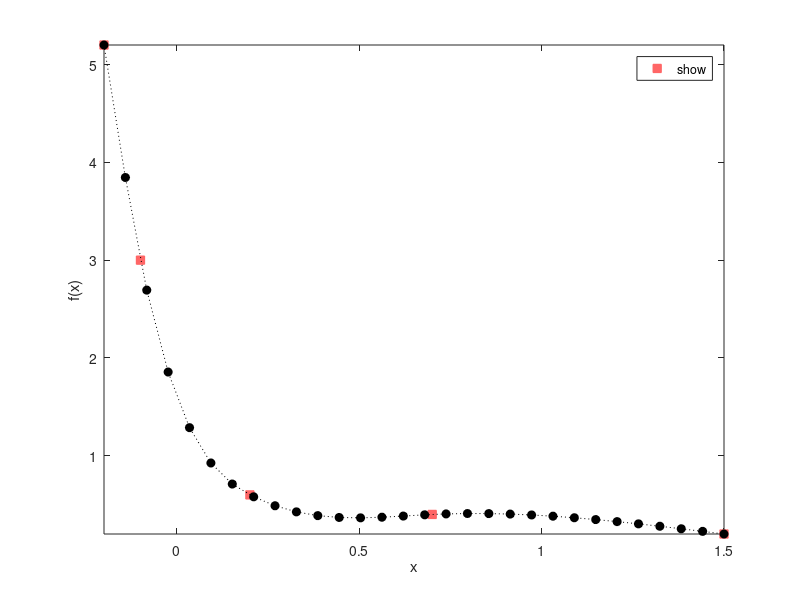

MATLAB code for this plot:
% Code 3-4a | Lagrange Spline
clc; clear; close all
k = 3;                            %order of Spline 1,2,3
X = [-0.2, -0.1, 0.2, 0.7, 1.5];  %data points
F = [5.2, 3, 0.6, 0.4, 0.2].';    %data points
Xi = linspace(X(1),X(end),30);    %interpolation points
%Method_________________________________________________________________
n = numel(X);
if k == 1
    B = speye(n); U = B;             %for the unity of the code
elseif k == 2
    I = 2:n;                I = I([1;1],:);         I = [1;I(:)];
    J = bsxfun(@plus,[0;1],1:n-1);                  J = [1;J(:)];
    B = X(1:n-1)-X(2:n);    B = B([1;1],:);         B = [1;B(:)];
    U = [2;-2];             U = U(:,ones(1,n-1));   U = [0;U(:)];
    B = sparse(I,J,B,n,n);
    U = sparse(I,J,U,n,n);
elseif k == 3
    I = 2:n-1;              I = I([1;1;1],:);       I = [1;I(:);n];
    J = bsxfun(@plus,[0;1;2],1:n-2);                J = [1;J(:);n];
    B1 = X(1:n-2)-X(2:n-1);
    B3 = X(2:n-1)-X(3:n);
    B = [B1;2*(B1+B3);B3];                          B = [1;B(:);1];
    B = sparse(I,J,B,n,n);
    U1 = 1./B1;
    U3 = 1./B3;
    U = 6*[U1;-(U1+U3);U3];                         U = [0;U(:);0];
    U = sparse(I,J,U,n,n);
end
Xi = Xi(:);
m = numel(Xi);
I = zeros(2*m,1); J = I; Bi = J; Ui = Bi;  %preallocating
m = 0;
for i = 1:n-1
    if i ~= n-1, id = (X(i)<= Xi & Xi < X(i+1));
    else,        id = (X(i)<= Xi & Xi <= X(i+1));
    end
    if any(id~= 0) 
        Xs = Xi(id);
        ms = numel(Xs);
        Is = (m+1:m+ms)';
        Is = Is(:,[1 1]);
        Js = [i,i+1];
        Js = Js(ones(ms,1),:);
        if k == 1
            dx = X(i+1)-X(i);
            Bs = [X(i+1)-Xs,Xs-X(i)]/dx;
            Us = zeros(ms,2);               %for the unity of the code
        elseif k == 2
            dx = X(i+1)-X(i);
            Bs = 0.5*[-(X(i+1)-Xs).^2/dx+dx,(Xs-X(i)).^2/dx];
            Us = [ones(ms,1) zeros(ms,1)];
        elseif k == 3
            dx = X(i+1)-X(i);
            dX1 = X(i+1)-Xs; dX2 = Xs-X(i);
            Bs = [dX1.^3/dx-dX1*dx,dX2.^3/dx-dX2*dx]/6;
            Us = [dX1 dX2]/dx;
        end
        S = 2*m+1:2*m+2*ms;
        I(S)  = Is(:);
        J(S)  = Js(:);
        Bi(S) = Bs(:);
        Ui(S) = Us(:);
        m = m+ms;
    end
end
Bi = sparse(I,J,Bi,m,n);
Ui = sparse(I,J,Ui,m,n);
P = Bi*(B\U)+Ui;
Fi = P*F;
%Illustration___________________________________________________________
plot(X,F,'linestyle','none','Color',[1 0.4 0.4],...
    'Marker','s','MarkerFaceColor',[1 0.4 0.4],...
    'displayname','Initial points'); hold on
plot(Xi,Fi,'linestyle',':','Color','k',...
    'Marker','o','MarkerFaceColor','k',...
    'displayname','Interpolated points');
xlabel('x'); ylabel('f(x)'); axis tight
legend('show','location','best');
